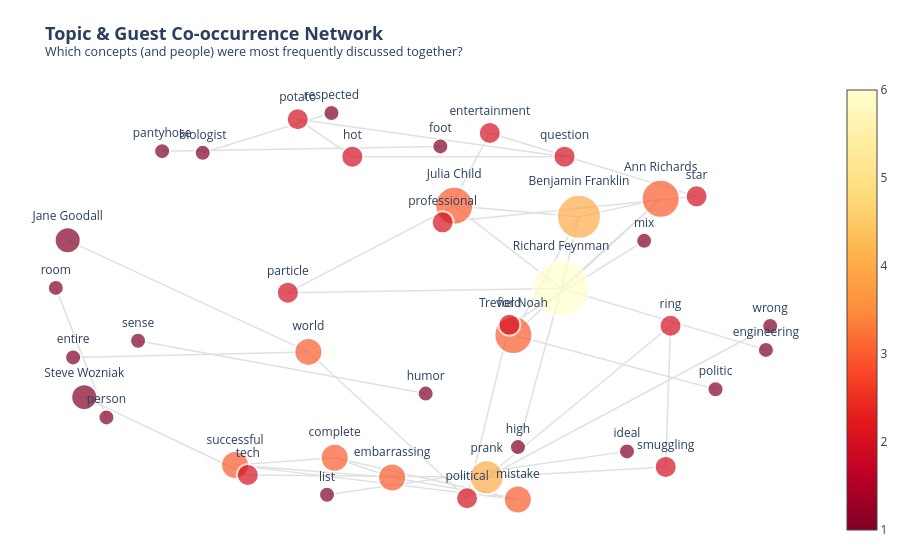

Notebook source saved alongside this figure:
### Code cell
alias_map = {
    "Benjamin Franklin": "Benjamin Franklin", "Ben Franklin": "Benjamin Franklin", "Ben": "Benjamin Franklin", "Franklin": "Benjamin Franklin",
    "Ann Richards": "Ann Richards",
    "Dolly Parton": "Dolly Parton", "Dolly": "Dolly Parton",
    "Trevor Noah": "Trevor Noah",
    "Richard Feynman": "Richard Feynman", "Richard": "Richard Feynman", "Feynman": "Richard Feynman",
    "Jane Goodall": "Jane Goodall", "Jane": "Jane Goodall",
    "Steve Wozniak": "Steve Wozniak", "The Woz": "Steve Wozniak", "Woz": "Steve Wozniak", "Wozniak": "Steve Wozniak",
    "Sara Blakely": "Sara Blakely",
    "Maya Angelou": "Maya Angelou",
    "Julia Child": "Julia Child", "Julia": "Julia Child", "Julia Childs": "Julia Child",
}

valid_pos = ['NOUN', 'ADJ'] 
custom_stop_words = ["dinner", "table", "conversation", "guest", "time", "people", "way", "day", "thing"]
sentence_tokens = []

# Extract Guests and Topics
for sent in doc.sents:
    tokens_in_sent = set() 
    
    for ent in sent.ents:
        name = ent.text.strip()
        if name in alias_map:
            tokens_in_sent.add(alias_map[name])
            
    for token in sent:
        if token.pos_ in valid_pos and not token.is_stop and not token.is_punct:
            lemma = token.lemma_.lower().strip()
            if lemma not in custom_stop_words and len(lemma) > 2:
                if lemma not in [v.lower() for v in alias_map.values()]:
                    tokens_in_sent.add(lemma)
                    
    if len(tokens_in_sent) > 1:
        sentence_tokens.append(list(tokens_in_sent))

# Create connections
edges = []
for tokens in sentence_tokens:
    for pair in itertools.combinations(sorted(tokens), 2):
        edges.append(pair)

edge_counts = pd.Series(edges).value_counts().reset_index()
edge_counts.columns = ['Pair', 'Weight']

top_edges = edge_counts.head(40)

# Build Network
G = nx.Graph()
for index, row in top_edges.iterrows():
    G.add_edge(row['Pair'][0], row['Pair'][1], weight=row['Weight'])

pos = nx.spring_layout(G, k=1.2, iterations=50, seed=42)

# Extract Coordinates
edge_x, edge_y = [], []
for edge in G.edges():
    x0, y0 = pos[edge[0]]
    x1, y1 = pos[edge[1]]
    edge_x.extend([x0, x1, None])
    edge_y.extend([y0, y1, None])

edge_trace = go.Scatter(
    x=edge_x, y=edge_y,
    line=dict(width=1.5, color='#E0E0E0'),
    hoverinfo='none', mode='lines'
)

# Extract Coordinates
node_x, node_y, node_text, node_size = [], [], [], []
for node in G.nodes():
    x, y = pos[node]
    node_x.append(x); node_y.append(y); node_text.append(node)
    
    base_size = G.degree(node) * 6 + 10
    node_size.append(base_size + 10 if node in alias_map.values() else base_size)

# Style Nodes
node_trace = go.Scatter(
    x=node_x, y=node_y,
    mode='markers+text',
    text=node_text,
    textposition="top center",
    hoverinfo='text',
    marker=dict(
        showscale=True,
        colorscale='YlOrRd', reversescale=True,
        size=node_size,
        color=[G.degree(n) for n in G.nodes()],
        line_width=2, line_color='white'
    )
)

# Create Chart
fig3 = go.Figure(data=[edge_trace, node_trace],
             layout=go.Layout(
                title=dict(
                    text='<b>Topic & Guest Co-occurrence Network</b><br><sup>Which concepts (and people) were most frequently discussed together?</sup>',
                    font=dict(size=18)
                ),
                showlegend=False,
                hovermode='closest',
                height=800,
                margin=dict(b=20,l=5,r=5,t=80),
                xaxis=dict(showgrid=False, zeroline=False, showticklabels=False),
                yaxis=dict(showgrid=False, zeroline=False, showticklabels=False),
                plot_bgcolor='white', paper_bgcolor='white'
             ))

fig3.show()

### Figure 1 — Plotly figure (JSON) as saved in the notebook; plotly's stock layout.template omitted (floating-point values rounded to 4 significant figures)
{"data": [{"hoverinfo": "none", "line": {"color": "#E0E0E0", "width": 1.5}, "mode": "lines", "type": "scatter", "x": [0.09313, 0.3782, null, 0.09313, -0.3505, null, 0.09313, 0.4258, null, 0.3782, 0.2631, null, 0.3782, -0.3505, null, 0.3782, 0.4258, null, 0.3782, 0.9242, null, 0.3782, 0.6436, null, -0.8341, -0.9691, null, 0.05622, -0.6856, null, 0.5538, -0.246, null, -0.2255, -0.07238, null, -0.2255, 0.2628, null, -0.2255, -0.4912, null, -0.07238, 0.2628, null, -0.07238, -0.4912, null, 0.2628, -0.4912, null, 0.188, 0.06218, null, 0.188, 0.7394, null, 0.06218, 0.7394, null, 0.1275, -0.2956, null, 0.1275, 0.2402, null, -0.2956, -0.9229, null, -0.2956, -0.9374, null, -0.3241, 0.3873, null, -0.3241, -0.1785, null, 0.3873, -0.1785, null, 0.2509, 0.7898, null, 0.2509, 0.4258, null, 0.2509, 0.6436, null, 0.2402, 0.5995, null, 0.6436, 0.4258, null, -0.8933, -0.4571, null, -0.4571, 0.1796, null, -0.5775, -0.2341, null, 0.01702, -0.7498, null, 0.6698, 0.657, null, 0.6698, 0.1796, null, 0.657, 0.1796, null, 0.1796, 0.9356, null], "y": [0.5473, 0.1439, null, 0.5473, 0.1239, null, 0.5473, 0.4934, null, 0.1439, -0.6297, null, 0.1439, 0.1239, null, 0.1439, 0.4934, null, 0.1439, -0.1554, null, 0.1439, 0.5819, null, -0.4848, 0.1469, null, 0.837, 0.814, null, -0.6504, -0.8623, null, -0.6813, -0.7781, null, -0.6813, -0.8852, null, -0.6813, -0.7174, null, -0.7781, -0.8852, null, -0.7781, -0.7174, null, -0.8852, -0.7174, null, 0.9025, 0.4667, null, 0.9025, 0.5935, null, 0.4667, 0.5935, null, -0.8788, -0.1654, null, -0.8788, -0.0333, null, -0.1654, -0.1922, null, -0.1654, 0.3789, null, 0.9697, 0.787, null, 0.9697, 0.7871, null, 0.787, 0.7871, null, -0.08309, -0.3475, null, -0.08309, 0.4934, null, -0.08309, 0.5819, null, -0.0333, 0.3765, null, 0.5819, 0.4934, null, -0.3858, -0.7658, null, -0.7658, -0.7768, null, 0.8057, 1.0, null, -0.3686, -0.1111, null, -0.03776, -0.7261, null, -0.03776, -0.7768, null, -0.7261, -0.7768, null, -0.7768, -0.03894, null]}, {"hoverinfo": "text", "marker": {"color": [3, 6, 1, 1, 1, 1, 1, 1, 3, 3, 3, 3, 2, 2, 2, 3, 2, 2, 3, 1, 1, 1, 2, 1, 1, 2, 3, 4, 2, 1, 2, 1, 2, 1, 1, 1, 1, 2, 2, 4, 1], "colorscale": [[0, "rgb(255,255,204)"], [0.125, "rgb(255,237,160)"], [0.25, "rgb(254,217,118)"], [0.375, "rgb(254,178,76)"], [0.5, "rgb(253,141,60)"], [0.625, "rgb(252,78,42)"], [0.75, "rgb(227,26,28)"], [0.875, "rgb(189,0,38)"], [1, "rgb(128,0,38)"]], "line": {"color": "white", "width": 2}, "reversescale": true, "showscale": true, "size": [38, 56, 16, 16, 16, 16, 16, 16, 28, 28, 28, 28, 22, 22, 22, 28, 22, 22, 38, 16, 16, 26, 22, 16, 16, 22, 38, 44, 22, 26, 22, 16, 22, 16, 16, 16, 16, 22, 22, 34, 16]}, "mode": "markers+text", "text": ["Julia Child", "Richard Feynman", "person", "room", "foot", "pantyhose", "ideal", "list", "complete", "embarrassing", "mistake", "successful", "entertainment", "professional", "political", "world", "potato", "question", "Trevor Noah", "politic", "entire", "Jane Goodall", "field", "mix", "high", "star", "Ann Richards", "Benjamin Franklin", "particle", "Steve Wozniak", "tech", "engineering", "hot", "biologist", "respected", "humor", "sense", "ring", "smuggling", "prank", "wrong"], "textposition": "top center", "type": "scatter", "x": [0.09313, 0.3782, -0.8341, -0.9691, 0.05622, -0.6856, 0.5538, -0.246, -0.2255, -0.07238, 0.2628, -0.4912, 0.188, 0.06218, 0.1275, -0.2956, -0.3241, 0.3873, 0.2509, 0.7898, -0.9229, -0.9374, 0.2402, 0.5995, 0.2631, 0.7394, 0.6436, 0.4258, -0.3505, -0.8933, -0.4571, 0.9242, -0.1785, -0.5775, -0.2341, 0.01702, -0.7498, 0.6698, 0.657, 0.1796, 0.9356], "y": [0.5473, 0.1439, -0.4848, 0.1469, 0.837, 0.814, -0.6504, -0.8623, -0.6813, -0.7781, -0.8852, -0.7174, 0.9025, 0.4667, -0.8788, -0.1654, 0.9697, 0.787, -0.08309, -0.3475, -0.1922, 0.3789, -0.0333, 0.3765, -0.6297, 0.5935, 0.5819, 0.4934, 0.1239, -0.3858, -0.7658, -0.1554, 0.7871, 0.8057, 1.0, -0.3686, -0.1111, -0.03776, -0.7261, -0.7768, -0.03894]}], "layout": {"autosize": true, "hovermode": "closest", "margin": {"b": 20, "l": 5, "r": 5, "t": 80}, "paper_bgcolor": "white", "plot_bgcolor": "white", "showlegend": false, "title": {"font": {"size": 18}, "text": "<b>Topic & Guest Co-occurrence Network</b><br><sup>Which concepts (and people) were most frequently discussed together?</sup>"}, "xaxis": {"autorange": true, "range": [-1.099, 1.065], "showgrid": false, "showticklabels": false, "type": "linear", "zeroline": false}, "yaxis": {"autorange": true, "range": [-1.049, 1.141], "showgrid": false, "showticklabels": false, "type": "linear", "zeroline": false}}}
